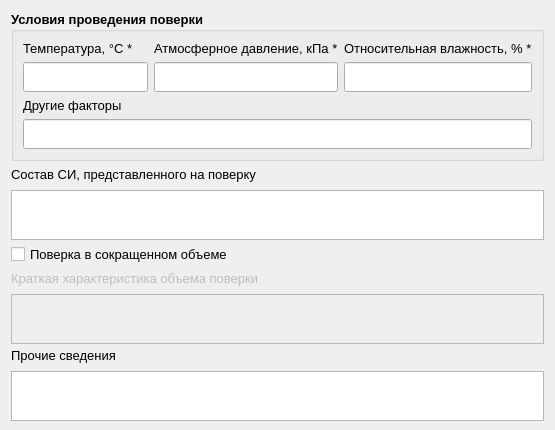
      <widget class="QWidget" name="tab_4">
       <attribute name="title">
        <string>Прочие сведения</string>
       </attribute>
       <layout class="QGridLayout" name="gridLayout_17">
        <item row="2" column="0">
         <widget class="QLabel" name="label_29">
          <property name="font">
           <font>
            <family>Segoe UI</family>
            <pointsize>10</pointsize>
           </font>
          </property>
          <property name="text">
           <string>Состав СИ, представленного на поверку</string>
          </property>
         </widget>
        </item>
        <item row="5" column="0">
         <widget class="QCheckBox" name="checkBox_4">
          <property name="font">
           <font>
            <family>Segoe UI</family>
            <pointsize>10</pointsize>
           </font>
          </property>
          <property name="focusPolicy">
           <enum>Qt::ClickFocus</enum>
          </property>
          <property name="text">
           <string>Поверка в сокращенном объеме</string>
          </property>
         </widget>
        </item>
        <item row="3" column="0">
         <widget class="QTextEdit" name="textEdit_2">
          <property name="sizePolicy">
           <sizepolicy hsizetype="Expanding" vsizetype="Fixed">
            <horstretch>0</horstretch>
            <verstretch>0</verstretch>
           </sizepolicy>
          </property>
          <property name="minimumSize">
           <size>
            <width>0</width>
            <height>50</height>
           </size>
          </property>
          <property name="maximumSize">
           <size>
            <width>16777214</width>
            <height>45</height>
           </size>
          </property>
          <property name="font">
           <font>
            <family>Segoe UI</family>
            <pointsize>10</pointsize>
           </font>
          </property>
          <property name="focusPolicy">
           <enum>Qt::ClickFocus</enum>
          </property>
         </widget>
        </item>
        <item row="0" column="0">
         <widget class="QGroupBox" name="groupBox">
          <property name="font">
           <font>
            <family>Segoe UI</family>
            <pointsize>10</pointsize>
            <weight>75</weight>
            <bold>true</bold>
           </font>
          </property>
          <property name="title">
           <string>Условия проведения поверки</string>
          </property>
          <layout class="QGridLayout" name="gridLayout_16">
           <item row="1" column="0">
            <widget class="QLineEdit" name="lineEdit_19">
             <property name="minimumSize">
              <size>
               <width>0</width>
               <height>30</height>
              </size>
             </property>
             <property name="font">
              <font>
               <family>Segoe UI</family>
               <pointsize>10</pointsize>
               <weight>50</weight>
               <bold>false</bold>
              </font>
             </property>
             <property name="focusPolicy">
              <enum>Qt::ClickFocus</enum>
             </property>
             <property name="maxLength">
              <number>128</number>
             </property>
             <property name="clearButtonEnabled">
              <bool>false</bool>
             </property>
            </widget>
           </item>
           <item row="2" column="0">
            <widget class="QLabel" name="label_28">
             <property name="font">
              <font>
               <family>Segoe UI</family>
               <pointsize>10</pointsize>
               <weight>50</weight>
               <bold>false</bold>
              </font>
             </property>
             <property name="text">
              <string>Другие факторы</string>
             </property>
            </widget>
           </item>
           <item row="1" column="1">
            <widget class="QLineEdit" name="lineEdit_20">
             <property name="minimumSize">
              <size>
               <width>0</width>
               <height>30</height>
              </size>
             </property>
             <property name="font">
              <font>
               <family>Segoe UI</family>
               <pointsize>10</pointsize>
               <weight>50</weight>
               <bold>false</bold>
              </font>
             </property>
             <property name="focusPolicy">
              <enum>Qt::ClickFocus</enum>
             </property>
             <property name="maxLength">
              <number>128</number>
             </property>
             <property name="clearButtonEnabled">
              <bool>false</bool>
             </property>
            </widget>
           </item>
           <item row="0" column="2">
            <widget class="QLabel" name="label_27">
             <property name="font">
              <font>
               <family>Segoe UI</family>
               <pointsize>10</pointsize>
               <weight>50</weight>
               <bold>false</bold>
              </font>
             </property>
             <property name="text">
              <string>Относительная влажность, % *</string>
             </property>
            </widget>
           </item>
           <item row="0" column="0">
            <widget class="QLabel" name="label_25">
             <property name="font">
              <font>
               <family>Segoe UI</family>
               <pointsize>10</pointsize>
               <weight>50</weight>
               <bold>false</bold>
              </font>
             </property>
             <property name="text">
              <string>Температура, °C *</string>
             </property>
            </widget>
           </item>
           <item row="0" column="1">
            <widget class="QLabel" name="label_26">
             <property name="font">
              <font>
               <family>Segoe UI</family>
               <pointsize>10</pointsize>
               <weight>50</weight>
               <bold>false</bold>
              </font>
             </property>
             <property name="text">
              <string>Атмосферное давление, кПа *</string>
             </property>
            </widget>
           </item>
           <item row="1" column="2">
            <widget class="QLineEdit" name="lineEdit_21">
             <property name="minimumSize">
              <size>
               <width>0</width>
               <height>30</height>
              </size>
             </property>
             <property name="font">
              <font>
               <family>Segoe UI</family>
               <pointsize>10</pointsize>
               <weight>50</weight>
               <bold>false</bold>
              </font>
             </property>
             <property name="focusPolicy">
              <enum>Qt::ClickFocus</enum>
             </property>
             <property name="maxLength">
              <number>128</number>
             </property>
             <property name="clearButtonEnabled">
              <bool>false</bool>
             </property>
            </widget>
           </item>
           <item row="3" column="0" colspan="3">
            <widget class="QLineEdit" name="lineEdit_28">
             <property name="minimumSize">
              <size>
               <width>0</width>
               <height>30</height>
              </size>
             </property>
             <property name="font">
              <font>
               <family>Segoe UI</family>
               <pointsize>10</pointsize>
               <weight>50</weight>
               <bold>false</bold>
              </font>
             </property>
             <property name="focusPolicy">
              <enum>Qt::ClickFocus</enum>
             </property>
             <property name="maxLength">
              <number>1024</number>
             </property>
             <property name="clearButtonEnabled">
              <bool>false</bool>
             </property>
            </widget>
           </item>
          </layout>
         </widget>
        </item>
        <item row="7" column="0">
         <widget class="QTextEdit" name="textEdit_3">
          <property name="enabled">
           <bool>false</bool>
          </property>
          <property name="sizePolicy">
           <sizepolicy hsizetype="Expanding" vsizetype="Fixed">
            <horstretch>0</horstretch>
            <verstretch>0</verstretch>
           </sizepolicy>
          </property>
          <property name="minimumSize">
           <size>
            <width>0</width>
            <height>50</height>
           </size>
          </property>
          <property name="maximumSize">
           <size>
            <width>16777215</width>
            <height>45</height>
           </size>
          </property>
          <property name="font">
           <font>
            <family>Segoe UI</family>
            <pointsize>10</pointsize>
           </font>
          </property>
          <property name="focusPolicy">
           <enum>Qt::ClickFocus</enum>
          </property>
         </widget>
        </item>
        <item row="8" column="0">
         <widget class="QLabel" name="label_31">
          <property name="font">
           <font>
            <family>Segoe UI</family>
            <pointsize>10</pointsize>
           </font>
          </property>
          <property name="text">
           <string>Прочие сведения</string>
          </property>
         </widget>
        </item>
        <item row="6" column="0">
         <widget class="QLabel" name="label_30">
          <property name="enabled">
           <bool>false</bool>
          </property>
          <property name="font">
           <font>
            <family>Segoe UI</family>
            <pointsize>10</pointsize>
           </font>
          </property>
          <property name="text">
           <string>Краткая характеристика объема поверки</string>
          </property>
         </widget>
        </item>
        <item row="9" column="0">
         <widget class="QTextEdit" name="textEdit_4">
          <property name="sizePolicy">
           <sizepolicy hsizetype="Expanding" vsizetype="Fixed">
            <horstretch>0</horstretch>
            <verstretch>0</verstretch>
           </sizepolicy>
          </property>
          <property name="minimumSize">
           <size>
            <width>0</width>
            <height>50</height>
           </size>
          </property>
          <property name="maximumSize">
           <size>
            <width>16777215</width>
            <height>45</height>
           </size>
          </property>
          <property name="font">
           <font>
            <family>Segoe UI</family>
            <pointsize>10</pointsize>
           </font>
          </property>
          <property name="focusPolicy">
           <enum>Qt::ClickFocus</enum>
          </property>
         </widget>
        </item>
       </layout>
      </widget>
